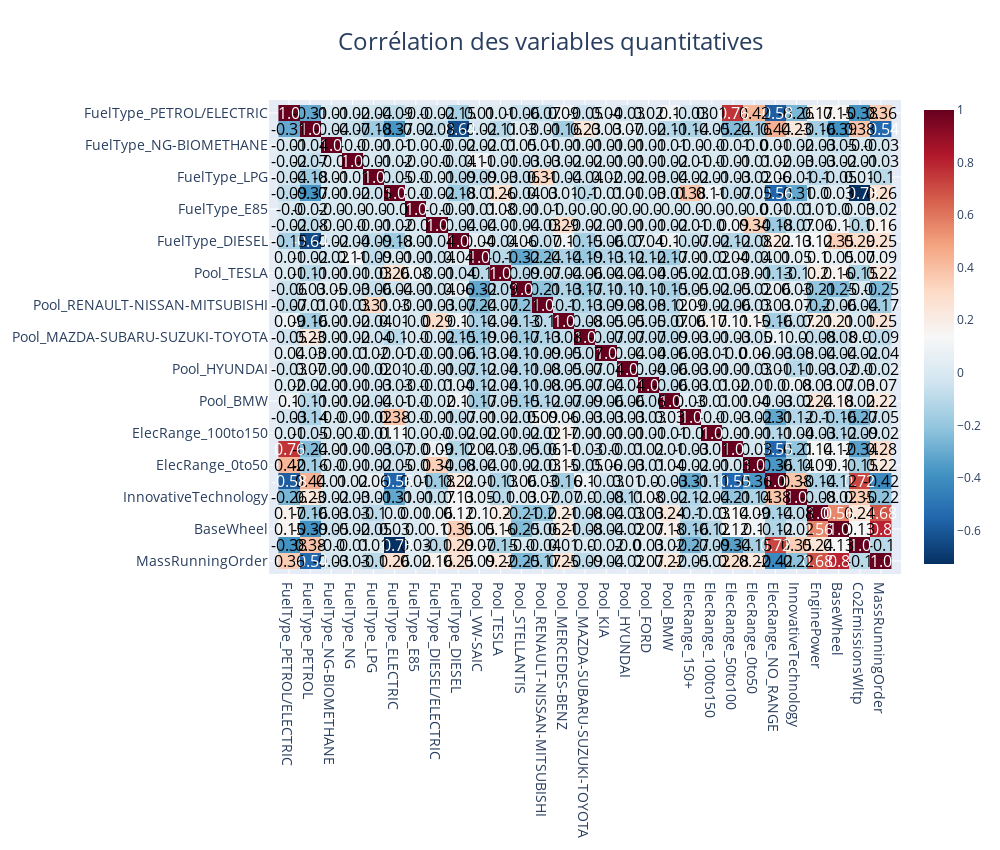

Source (notebook cell):
### Code cell
co2.viz.plot_correlation_heatmap(df)
